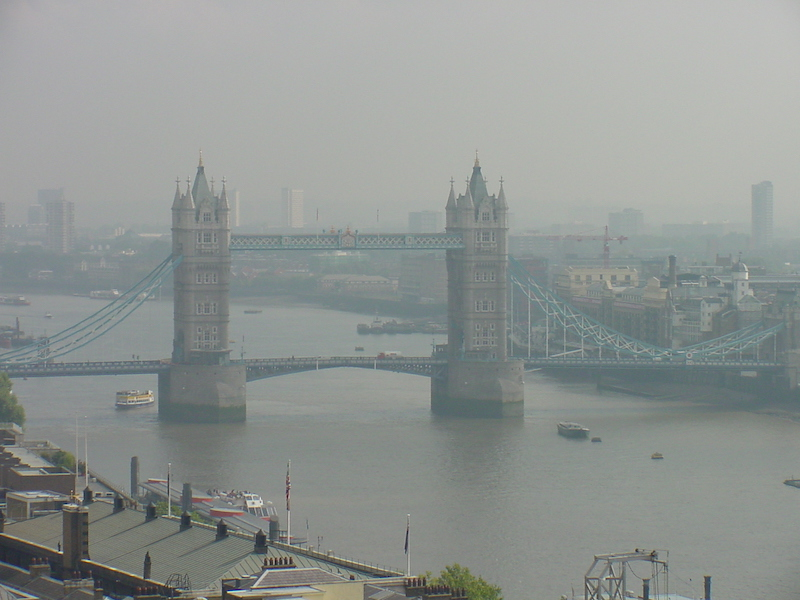
%> input picture CLAHE/london.jpg, 800 x 600 px
$ octave --eval "CLAHE('london.jpg');"   (GNU Octave 9; MATLAB toolbox functions it lacks are replaced by stand-ins)
%> lines starting %> are read from the running program, lines starting %| are printed output that depends on the picture
%{
Author: Prajesh Jhumkhawala
%}

function[]=CLAHE(filename)
%> called with filename = 'london.jpg'
%{
    This is an adaptation to the original histogram equalization method.
    This approach was suggested by Stephen M. Pizer, R. Eugene Johnston, James P. Ericksen,
    Bonnie C. Yankaskas, Keith E. Muller in the paper Contrast-Limited Adaptive Histogram Equalization:
    Speed and Effectiveness (http://ieeexplore.ieee.org/xpl/login.jsp?tp=&arnumber=109340&url=http%3A%2F%2Fieeexplore.ieee.org%2Fxpls%2Fabs_all.jsp%3Farnumber%3D109340).

%}

close all;
%Reading the image, resizing the image and then converting it to gray-scale
img=imread(filename);
%> img is the input picture: size 600x800x3 uint8; mean R, G, B 143.5, 148.8, 146.1
resized_image=imresize(img,[512 512]);
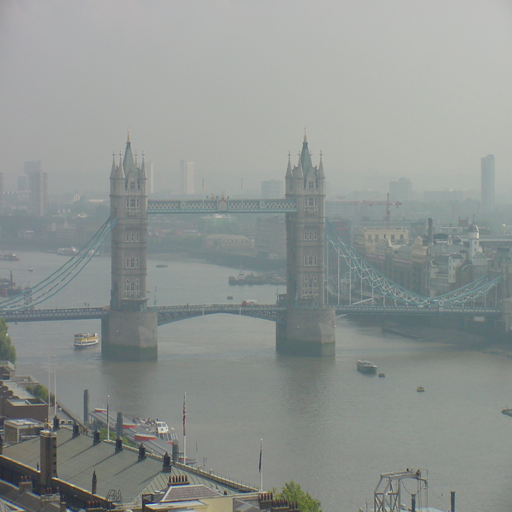
%> resized_image: size 512x512x3 uint8; mean R, G, B 143.5, 148.8, 146.1
img_gray=0.21*resized_image(:,:,1) + 0.72*resized_image(:,:,2) + 0.07*resized_image(:,:,3);
imshow(img_gray);
title('Gray image');

img_pad=double(padarray(img_gray,[8 8],'symmetric')); %Padding the image
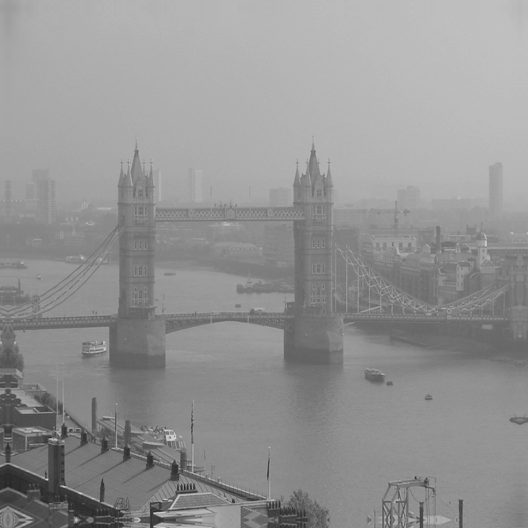
%> img_pad: size 528x528 double; min 34, max 217, mean 147.4
figure;
[row,col]=size(img_pad); %Storing the row and column number of the padded image
%> row = 528; col = 528
clip_limit=0.1; %Setting the clip limit
eqcount=zeros(row,col);
y_size=1;
x_size=1;
while(y_size<col)
    %Calculating the pixel count for every conextual area
    for x=x_size:x_size+16;
        for y=y_size:y_size+16;
            eqcount(x,y)=0;
            for i=x_size:x_size+16;
                for j=y_size:y_size+16;
                    if img_pad(i,j)==img_pad(x,y)
                        eqcount(x,y)=eqcount(x,y) + 1;
                    end
                end
            end
        end
    end
    if x_size==1;
        x_size=x_size+15;
    else
        x_size=x_size+16;
    end
    if x_size>=row
        x_size=1;
        if y_size==1;
            y_size=y_size+15;
        else
            y_size=y_size+16;
        end
    end
end
output=(zeros(row,row));
y_size=1;
x_size=1;
while(y_size<col)
    %Calculating the various values for the computing CLAHE
    for x=x_size:x_size+16;
        for y=y_size:y_size+16;
            cliptotal=0;
            partialrank=0;
            for i=x_size:x_size+16;
                for j=y_size:y_size+16;
                    if eqcount(i,j) > clip_limit
                        incr=clip_limit/eqcount(i,j);
                    else
                        incr=1;
                    end
                    cliptotal=cliptotal+(1-incr);
                    if img_pad(x,y) >= img_pad(i,j)
                        partialrank = partialrank + incr;
                    end
                end
            end
            redistr = (cliptotal / (16*16)) * img_pad(x,y);
            output(x,y) = partialrank + redistr;
        end
    end
    if x_size==1;
        x_size=x_size+15;
    else
        x_size=x_size+16;
    end
    if x_size==row
        x_size=1;
        if y_size==1;
            y_size=y_size+15;
        else
            y_size=y_size+16;
        end
    end
end
    u=uint8(output);
    imshow(u);
    title('CLAHE');
end
%> (the run ends here)
